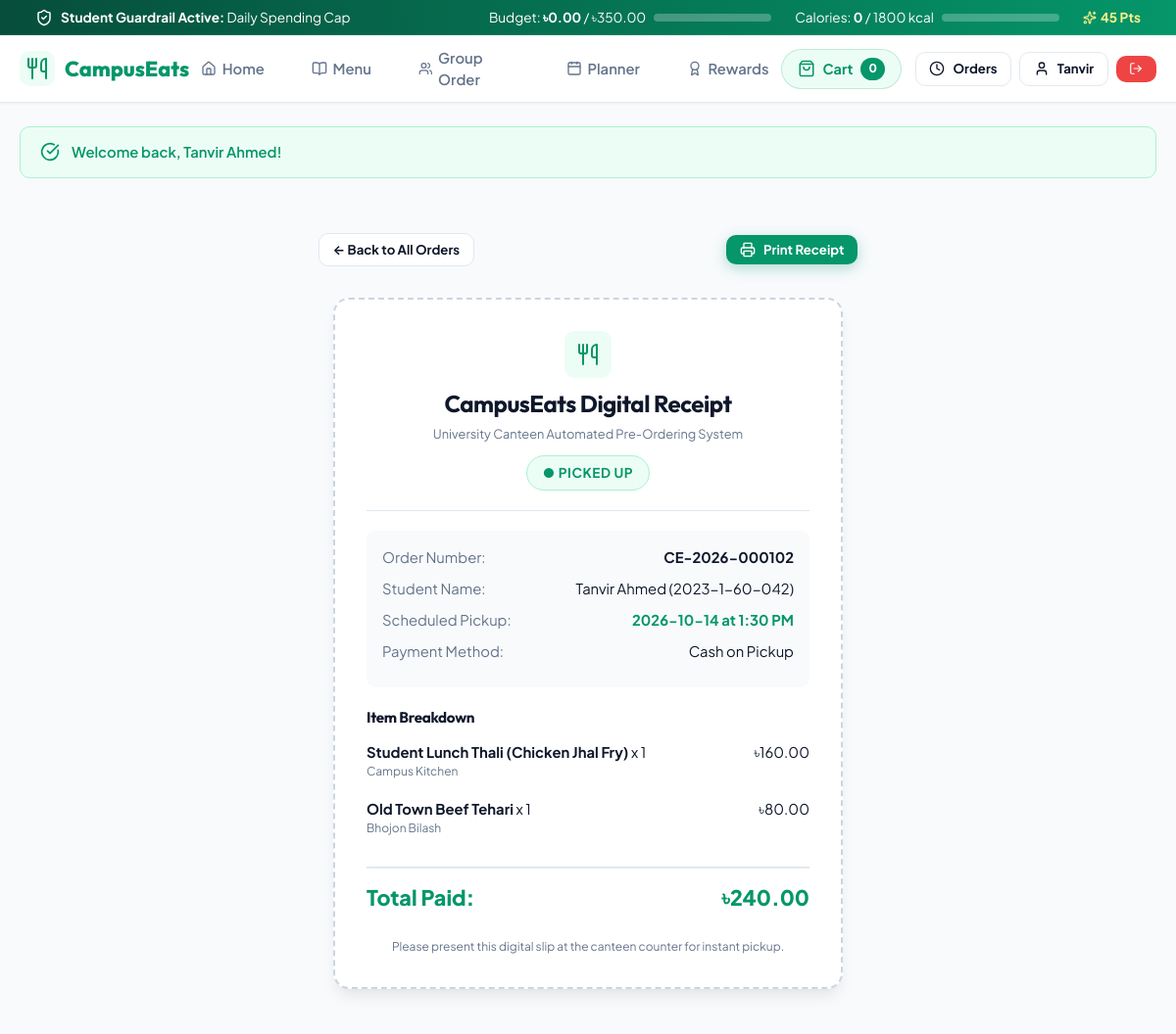
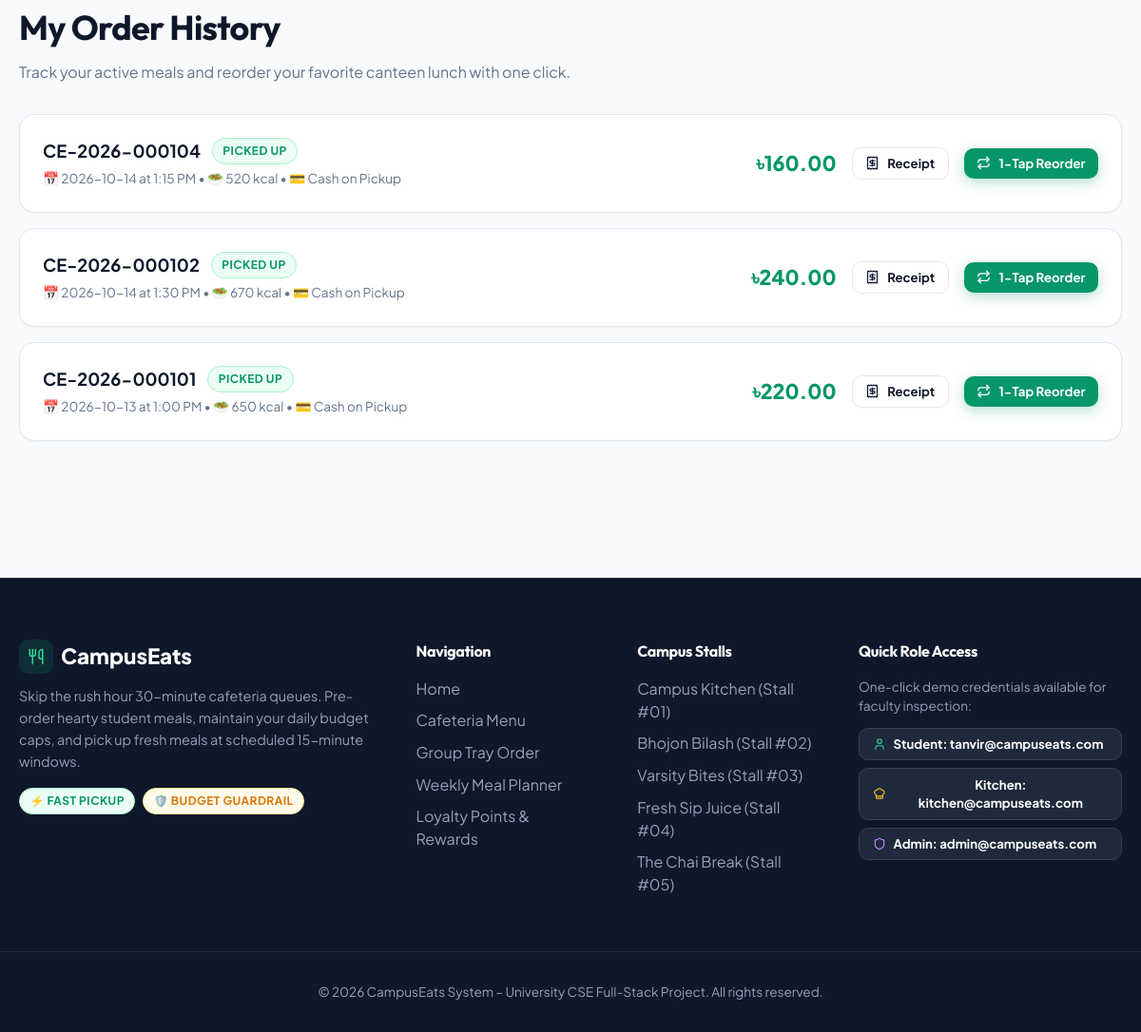
Page /php/orders.php?order_id=2 (signed in) on the committed database (2 pictures, top to bottom).
### tables this page shows
CREATE TABLE IF NOT EXISTS orders (
    id INT AUTO_INCREMENT PRIMARY KEY,
    order_number VARCHAR(50) NOT NULL UNIQUE,
    user_id INT NOT NULL,
    pickup_date DATE NOT NULL,
    pickup_time VARCHAR(20) NOT NULL,
    subtotal DECIMAL(10,2) NOT NULL,
    total_calories INT NOT NULL,
    estimated_wait_time INT NOT NULL COMMENT 'calculated preparation + queue wait time in minutes',
    status ENUM('Pending', 'Confirmed', 'Preparing', 'Ready', 'Picked Up', 'Cancelled') DEFAULT 'Pending' NOT NULL,
    special_instructions TEXT DEFAULT NULL,
    payment_method VARCHAR(50) DEFAULT 'Cash on Pickup',
    payment_status ENUM('Pending', 'Paid') DEFAULT 'Pending',
    transaction_id VARCHAR(100) DEFAULT NULL,
    paid_at TIMESTAMP NULL DEFAULT NULL,
    created_at TIMESTAMP DEFAULT CURRENT_TIMESTAMP,
    FOREIGN KEY (user_id) REFERENCES users(id) ON DELETE CASCADE,
    INDEX idx_order_user (user_id),
    INDEX idx_order_date (pickup_date),
    INDEX idx_order_status (status),
    INDEX idx_order_created (created_at)
);

CREATE TABLE IF NOT EXISTS users (
    id INT AUTO_INCREMENT PRIMARY KEY,
    name VARCHAR(100) NOT NULL,
    student_id VARCHAR(50) NOT NULL UNIQUE,
    email VARCHAR(100) NOT NULL UNIQUE,
    password_hash VARCHAR(255) NOT NULL,
    phone VARCHAR(20) DEFAULT NULL,
    role ENUM('student', 'kitchen', 'admin') DEFAULT 'student' NOT NULL,
    daily_budget DECIMAL(10,2) DEFAULT 300.00 NOT NULL,
    daily_calorie_limit INT DEFAULT 1800 NOT NULL,
    loyalty_points INT DEFAULT 0 NOT NULL,
    created_at TIMESTAMP DEFAULT CURRENT_TIMESTAMP,
    INDEX idx_user_role (role),
    INDEX idx_user_email (email)
);

CREATE TABLE IF NOT EXISTS order_items (
    id INT AUTO_INCREMENT PRIMARY KEY,
    order_id INT NOT NULL,
    menu_item_id INT NOT NULL,
    quantity INT NOT NULL,
    unit_price DECIMAL(10,2) NOT NULL,
    calories_at_purchase INT NOT NULL,
    FOREIGN KEY (order_id) REFERENCES orders(id) ON DELETE CASCADE,
    FOREIGN KEY (menu_item_id) REFERENCES menu_items(id) ON DELETE RESTRICT,
    INDEX idx_item_order (order_id)
);

CREATE TABLE IF NOT EXISTS menu_items (
    id INT AUTO_INCREMENT PRIMARY KEY,
    shop_id INT NOT NULL DEFAULT 1,
    category_id INT NOT NULL,
    name VARCHAR(100) NOT NULL,
    description TEXT DEFAULT NULL,
    price DECIMAL(10,2) NOT NULL,
    calories INT NOT NULL,
    image_url VARCHAR(500) NOT NULL,
    preparation_time INT NOT NULL COMMENT 'in minutes',
    is_available BOOLEAN DEFAULT TRUE NOT NULL,
    is_special BOOLEAN DEFAULT FALSE NOT NULL,
    is_combo BOOLEAN DEFAULT FALSE NOT NULL,
    created_at TIMESTAMP DEFAULT CURRENT_TIMESTAMP,
    FOREIGN KEY (shop_id) REFERENCES shops(id) ON DELETE CASCADE,
    FOREIGN KEY (category_id) REFERENCES categories(id) ON DELETE CASCADE,
    INDEX idx_menu_shop (shop_id),
    INDEX idx_menu_category (category_id),
    INDEX idx_menu_special (is_special),
    INDEX idx_menu_available (is_available)
);

CREATE TABLE IF NOT EXISTS shops (
    id INT AUTO_INCREMENT PRIMARY KEY,
    name VARCHAR(100) NOT NULL,
    tagline VARCHAR(255) DEFAULT NULL,
    category_type VARCHAR(100) NOT NULL,
    description TEXT DEFAULT NULL,
    image_url VARCHAR(500) DEFAULT NULL,
    rating DECIMAL(2,1) DEFAULT 4.8,
    delivery_time VARCHAR(50) DEFAULT '10-15 min',
    location VARCHAR(100) DEFAULT 'Campus Main Food Court',
    badge VARCHAR(50) DEFAULT NULL,
    is_open BOOLEAN DEFAULT TRUE,
    created_at TIMESTAMP DEFAULT CURRENT_TIMESTAMP,
    INDEX idx_shop_category (category_type)
);

### php/orders.php (the view, shortened to what the rows shown need)
<?php
require_once __DIR__ . '/config/db.php';
require_once __DIR__ . '/includes/auth.php';
require_once __DIR__ . '/includes/guardrail.php';
$userId = (int)$_SESSION['user']['id'];
$receiptOrder = null;
$receiptItems = [];
if (isset($_GET['order_id'])) {
    $orderId = (int)$_GET['order_id'];
    $stmt = $pdo->prepare("SELECT o.*, u.name as customer_name, u.student_id, u.email FROM orders o JOIN users u ON o.user_id = u.id WHERE o.id = ? AND (o.user_id = ? OR ? = 'admin' OR ? = 'kitchen')");
    $stmt->execute([$orderId, $userId, $_SESSION['user']['role'], $_SESSION['user']['role']]);
    $receiptOrder = $stmt->fetch();
    if ($receiptOrder) {
        $stmt = $pdo->prepare("
            SELECT oi.*, m.name as item_name, m.image_url, s.name as shop_name
            FROM order_items oi
            JOIN menu_items m ON oi.menu_item_id = m.id
            LEFT JOIN shops s ON m.shop_id = s.id
            WHERE oi.order_id = ?
        ");
        $stmt->execute([$orderId]);
        $receiptItems = $stmt->fetchAll();
    }
}
$stmt = $pdo->prepare("
    SELECT o.*, COUNT(oi.id) as item_count
    FROM orders o
    LEFT JOIN order_items oi ON o.id = oi.order_id
    WHERE o.user_id = ?
    GROUP BY o.id
    ORDER BY o.id DESC
");
$stmt->execute([$userId]);
$myOrders = $stmt->fetchAll();
require_once __DIR__ . '/includes/header.php';
?>
<div class="container" style="padding-top: 2rem; margin-bottom: 4rem;">
  <?php if ($receiptOrder): ?>
    <div style="margin-bottom: 3rem;">
      <div style="display: flex; justify-content: space-between; align-items: center; max-width: 550px; margin: 0 auto 1rem;">
        <a href="orders.php" class="btn btn-secondary btn-sm">&larr; Back to All Orders</a>
        <button onclick="window.print()" class="btn btn-primary btn-sm">
          <i data-lucide="printer" style="width: 16px; height: 16px;"></i>
          <span>Print Receipt</span>
        </button>
      </div>
      <div class="receipt-card">
        <div class="receipt-header">
          <div class="brand-icon" style="margin: 0 auto 0.5rem; width: 3rem; height: 3rem;">
            <i data-lucide="utensils"></i>
          </div>
          <h2 style="font-size: 1.5rem; margin-bottom: 0.25rem;">CampusEats Digital Receipt</h2>
          <p style="font-size: 0.8rem; color: var(--color-text-muted);">University Canteen Automated Pre-Ordering System</p>
          <div style="margin-top: 0.75rem;">
            <span class="badge <?= $receiptOrder['status'] === 'Ready' ? 'badge-ready' : ($receiptOrder['status'] === 'Picked Up' ? 'badge-green' : 'badge-amber') ?>" style="font-size: 0.85rem; padding: 0.4rem 1rem;">
              ● <?= htmlspecialchars($receiptOrder['status']) ?>
            </span>
          </div>
        </div>
        <div style="background: #f8fafc; padding: 1rem; border-radius: var(--radius-md); margin-bottom: 1.25rem; font-size: 0.85rem;">
          <div class="receipt-row">
            <span style="color: var(--color-text-muted);">Order Number:</span>
            <strong><?= htmlspecialchars($receiptOrder['order_number']) ?></strong>
          </div>
          <div class="receipt-row">
            <span style="color: var(--color-text-muted);">Student Name:</span>
            <span><?= htmlspecialchars($receiptOrder['customer_name']) ?> (<?= htmlspecialchars($receiptOrder['student_id']) ?>)</span>
          </div>
          <div class="receipt-row">
            <span style="color: var(--color-text-muted);">Scheduled Pickup:</span>
            <strong style="color: var(--color-primary);"><?= htmlspecialchars($receiptOrder['pickup_date']) ?> at <?= htmlspecialchars($receiptOrder['pickup_time']) ?></strong>
          </div>
          <div class="receipt-row">
            <span style="color: var(--color-text-muted);">Payment Method:</span>
            <span><?= htmlspecialchars($receiptOrder['payment_method']) ?></span>
          </div>
        </div>
        <h4 style="font-size: 0.95rem; margin-bottom: 0.75rem;">Item Breakdown</h4>
        <div style="display: flex; flex-direction: column; gap: 0.5rem; margin-bottom: 1.25rem;">
          <?php foreach ($receiptItems as $it): ?>
            <div class="receipt-row">
              <div>
                <strong><?= htmlspecialchars($it['item_name']) ?></strong> x <?= $it['quantity'] ?>
                <div style="font-size: 0.75rem; color: var(--color-text-muted);"><?= htmlspecialchars($it['shop_name']) ?></div>
              </div>
              <div><?= formatCurrency($it['unit_price'] * $it['quantity']) ?></div>
            </div>
          <?php endforeach; ?>
        </div>
        <div class="receipt-row receipt-total">
          <span>Total Paid:</span>
          <span><?= formatCurrency($receiptOrder['subtotal']) ?></span>
        </div>
        <div style="text-align: center; margin-top: 1.5rem; font-size: 0.75rem; color: var(--color-text-muted);">
          Please present this digital slip at the canteen counter for instant pickup.
        </div>
      </div>
    </div>
  <?php endif; ?>
  <div style="margin-bottom: 2rem;">
    <h1 style="font-size: 2.25rem; margin-bottom: 0.5rem;">My Order History</h1>
  </div>
  <?php if (empty($myOrders)): ?>
    <div class="card" style="padding: 4rem; text-align: center;">
      <i data-lucide="clock" style="width: 48px; height: 48px; margin: 0 auto 1rem; color: #cbd5e1;"></i>
      <h3>No previous orders found.</h3>
      <p style="color: var(--color-text-muted); margin-top: 0.5rem;">Pre-order your first lunch today to skip the canteen queue!</p>
      <a href="menu.php" class="btn btn-primary" style="margin-top: 1.5rem;">Browse Menu</a>
    </div>
  <?php else: ?>
    <div style="display: flex; flex-direction: column; gap: 1rem;">
      <?php foreach ($myOrders as $o): ?>
        <div class="card" style="padding: 1.5rem; display: flex; align-items: center; justify-content: space-between; flex-wrap: wrap; gap: 1rem;">
          <div>
            <div style="display: flex; align-items: center; gap: 0.75rem; margin-bottom: 0.35rem;">
              <strong style="font-size: 1.15rem;"><?= htmlspecialchars($o['order_number']) ?></strong>
              <span class="badge <?= $o['status'] === 'Ready' ? 'badge-ready' : ($o['status'] === 'Picked Up' ? 'badge-green' : 'badge-amber') ?>">
                <?= htmlspecialchars($o['status']) ?>
              </span>
            </div>
            <div style="font-size: 0.85rem; color: var(--color-text-muted);">
              <span>📅 <?= htmlspecialchars($o['pickup_date']) ?> at <?= htmlspecialchars($o['pickup_time']) ?></span> &bull;
              <span>🥗 <?= $o['total_calories'] ?> kcal</span> &bull;
              <span>💳 <?= htmlspecialchars($o['payment_method']) ?></span>
            </div>
          </div>
          <div style="display: flex; align-items: center; gap: 1rem;">
            <div style="font-size: 1.35rem; font-weight: 800; color: var(--color-primary);">
              <?= formatCurrency($o['subtotal']) ?>
            </div>
            <a href="orders.php?order_id=<?= $o['id'] ?>" class="btn btn-secondary btn-sm">
              <i data-lucide="receipt" style="width: 15px; height: 15px;"></i>
              <span>Receipt</span>
            </a>
            <a href="orders.php?reorder_id=<?= $o['id'] ?>" class="btn btn-primary btn-sm">
              <i data-lucide="repeat" style="width: 15px; height: 15px;"></i>
              <span>1-Tap Reorder</span>
            </a>
          </div>
        </div>
      <?php endforeach; ?>
    </div>
  <?php endif; ?>
</div>
<?php require_once __DIR__ . '/includes/footer.php'; ?>

### php/includes/header.php (shortened to what the rows shown need)
<?php
require_once __DIR__ . '/../config/db.php';
require_once __DIR__ . '/auth.php';
require_once __DIR__ . '/guardrail.php';
$user = currentUser();
$guardrail = ($user && $user['role'] === 'student') ? getDailyUsage($user['id']) : null;
?>
<!DOCTYPE html>
<html lang="en">
<head>
  <link rel="stylesheet" href="css/style.css">
</head>
<body>
<header class="navbar">
  <div class="container nav-container">
    <div class="nav-actions">
      <?php if ($user): ?>
        <div style="display:flex; align-items:center; gap:0.5rem;">
          <a href="orders.php" class="btn btn-secondary btn-sm" title="My Orders">
            <i data-lucide="clock" style="width:16px; height:16px;"></i>
            <span>Orders</span>
          </a>
          <a href="profile.php" class="btn btn-secondary btn-sm" title="My Profile">
            <i data-lucide="user" style="width:16px; height:16px;"></i>
            <span><?= htmlspecialchars(explode(' ', $user['name'])[0]) ?></span>
          </a>
          <a href="logout.php" class="btn btn-danger btn-sm" title="Log Out">
            <i data-lucide="log-out" style="width:14px; height:14px;"></i>
          </a>
        </div>
      <?php endif; ?>
    </div>
  </div>
</header>
<main>

### rows in the picture
orders: user.name "Tanvir", status "PICKED UP", order_number "CE-2026-000102", user.name "Tanvir Ahmed", user.student_id "2023-1-60-042", pickup_date "2026-10-14", pickup_time "1:30 PM", payment_method "Cash on Pickup", subtotal "৳240.00", total_calories "670"
order_items: menu_item.name "Student Lunch Thali (Chicken Jhal Fry)", quantity "1", shops.name "Campus Kitchen", formatCurrency($it['unit_price'] * $it['quantity']) "৳160.00"
order_items: menu_item.name "Old Town Beef Tehari", quantity "1", shops.name "Bhojon Bilash", formatCurrency($it['unit_price'] * $it['quantity']) "৳80.00"
orders: order_number "CE-2026-000104", status "PICKED UP", pickup_date "2026-10-14", pickup_time "1:15 PM", total_calories "520", payment_method "Cash on Pickup", subtotal "৳160.00"
orders: order_number "CE-2026-000101", status "PICKED UP", pickup_date "2026-10-13", pickup_time "1:00 PM", total_calories "650", payment_method "Cash on Pickup", subtotal "৳220.00"

### other values in the picture
$guardrail['spent_today'] "0.00"
$guardrail['daily_budget'] "350.00"
$guardrail['calories_today'] "0"
$guardrail['daily_calorie_limit'] "1800"
$guardrail['loyalty_points'] "45"
$cartCount "0"
$_SESSION['flash_success'] "Welcome back, Tanvir Ahmed!"
